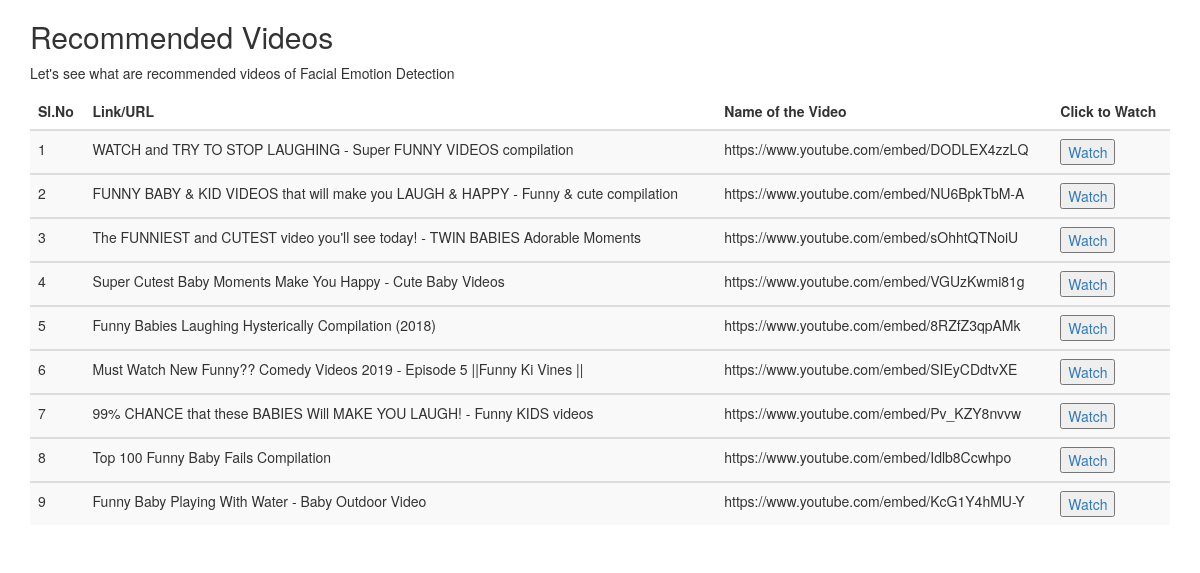
Screenshot of /play.php?select=happy with the database file from the repository.
### tables this page shows
CREATE TABLE IF NOT EXISTS `links` (
  `id` int(50) NOT NULL AUTO_INCREMENT,
  `title` varchar(200) NOT NULL,
  `link` varchar(500) NOT NULL,
  `type` varchar(10) NOT NULL,
  PRIMARY KEY (`id`)
);

### play.php (the view, shortened to what this page needs)
<?php
include('common.php');
?>
<!DOCTYPE html>
<html>
<head>
<link rel="stylesheet" href="https://maxcdn.bootstrapcdn.com/bootstrap/3.4.0/css/bootstrap.min.css">
</head>
<body>
<div class="container">
  <h2>Recommended Videos</h2>
  <p>Let's see what are recommended videos of Facial Emotion Detection</p>
  <table class="table table-striped">
    <thead>
      <tr>
        <th>Sl.No</th>
        <th>Link/URL</th>
        <th>Name of the Video</th>
        <th>Click to Watch</th>
      </tr>
    </thead>
    <?php
    if(isset($_GET['select'])){
	$select=$_GET['select'];
	$c=1;
	$query = "SELECT * FROM links WHERE type='".$select."'";
	$result=mysqli_query($con, $query) or die(mysqli_error($con));
	while($row= mysqli_fetch_array($result))
    {
    ?>
    <tbody>
      <tr>
      	<td><?php echo $c;?></td>
        <td><?php echo $row['title'];?></td>
        <td><?php echo $row['link'];?></td>
        <td><button><a href='p.php?link=<?php echo $row['link'];?>'>Watch </a></button></td>
      </tr>
      <?php
      $c=$c+1;
  	}
  }
  	else{
  			echo "error";
  	}
      ?>
    </tbody>
  </table>
</div>
</body>
</html>

### rows the page displays
links: title "WATCH and TRY TO STOP LAUGHING - Super FUNNY VIDEOS compilation", link "https://www.youtube.com/embed/DODLEX4zzLQ"
links: title "FUNNY BABY & KID VIDEOS that will make you LAUGH & HAPPY - Funny & cute compilation", link "https://www.youtube.com/embed/NU6BpkTbM-A"
links: title "The FUNNIEST and CUTEST video you'll see today! - TWIN BABIES Adorable Moments", link "https://www.youtube.com/embed/sOhhtQTNoiU"
links: title "Super Cutest Baby Moments Make You Happy - Cute Baby Videos", link "https://www.youtube.com/embed/VGUzKwmi81g"
links: title "Funny Babies Laughing Hysterically Compilation (2018)", link "https://www.youtube.com/embed/8RZfZ3qpAMk"
links: title "Must Watch New Funny?? Comedy Videos 2019 - Episode 5 ||Funny Ki Vines ||", link "https://www.youtube.com/embed/SIEyCDdtvXE"
links: title "99% CHANCE that these BABIES Will MAKE YOU LAUGH! - Funny KIDS videos", link "https://www.youtube.com/embed/Pv_KZY8nvvw"
links: title "Top 100 Funny Baby Fails Compilation", link "https://www.youtube.com/embed/Idlb8Ccwhpo"
links: title "Funny Baby Playing With Water - Baby Outdoor Video", link "https://www.youtube.com/embed/KcG1Y4hMU-Y"
